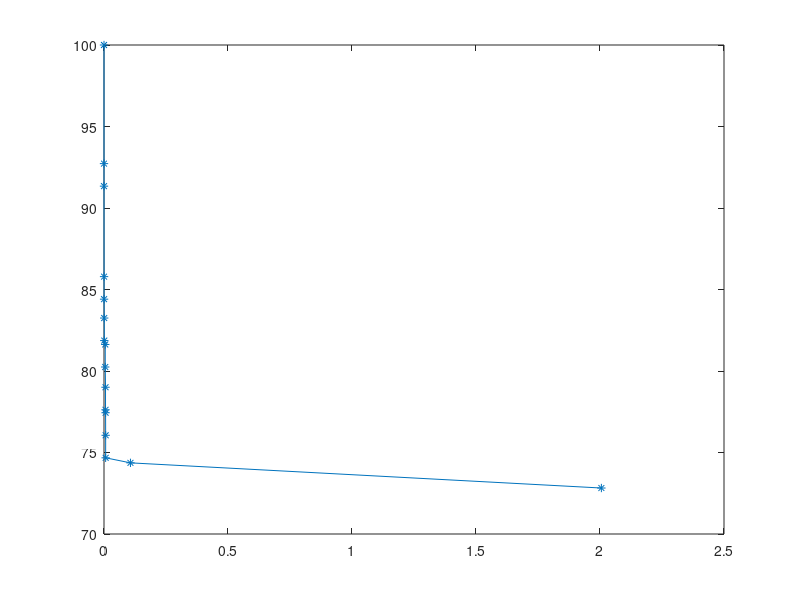

Write MATLAB code to recreate this figure.
#!/usr/bin/octave -qf
 clc
 clear
 close all
 data = csvread('opt_results.csv');
 systemName = 'A';
 %data = csvread([systemName ".csv"]);
 timeLaps = data(1:end,2);
 pow = data(1:end,7);
 pow = 100*pow./max(pow);
 %hist(throughput);
 plot(timeLaps./3600, pow, '-*')
 
 %unique(throughput)
 return
 %Saving
 filename = [systemName '_real.csv'];
 %--- First write the header
 fid = fopen(filename, 'w');
 fprintf(fid, 'time,power, \n');
 fclose(fid)
 %--- Now append the data
 dlmwrite(filename,[timeLaps pow],'delimiter',',','-append');
 